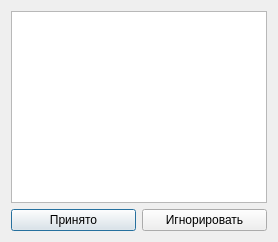
<?xml version="1.0" encoding="UTF-8"?>
<ui version="4.0"> <class>IncomingAlertForm</class> <widget class="QDialog" name="IncomingAlertForm"> <property name="windowTitle"> <string>Поступившая тревога</string> </property> <layout class="QVBoxLayout" name="mainLayout"> <item> <widget class="QTextEdit" name="textAlertContent"> </widget></item> <item> <layout class="QHBoxLayout"> <item> <widget class="QPushButton" name="buttonAcknowledge"> <property name="text"><string>Принято</string></property> </widget> </item> <item> <widget class="QPushButton" name="buttonIgnore"> <property name="text"><string>Игнорировать</string></property> </widget> </item> </layout> </item> </layout> </widget> <resources> <connections> </connections></resources></ui>
